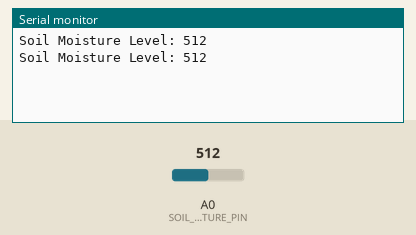
Bench run of a sketch on a simulated Arduino Uno, built with avr-gcc and run on an emulated ATmega328P. Parts: the last lines printed to the serial monitor. The test bench sets the inputs (shaded band); at power-on: A0 (SOIL_MOISTURE_PIN) = 512.

Above: at 1.8 s.
1.9 s: A0 (SOIL_MOISTURE_PIN) set to 716
At 2.3 s:
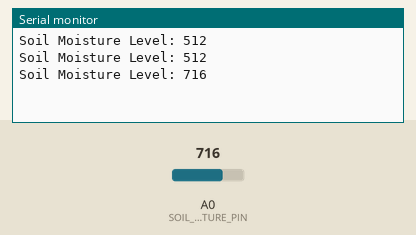
3.4 s: A0 (SOIL_MOISTURE_PIN) set to 900
At 4.8 s:
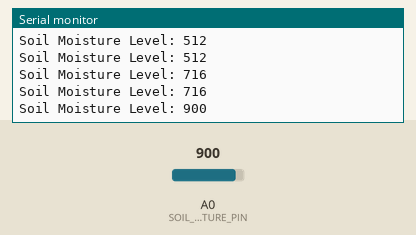
Timing chart, 0 to 6.4 s (numbered marks = the images above; inputs shaded):
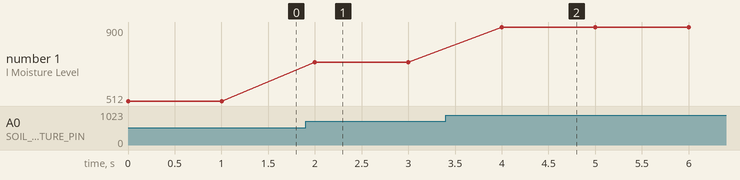

The sketch:

Soil_Moisture_detection.ino
```cpp
#define SOIL_MOISTURE_PIN A0  // Analog pin for sensor

void setup() {
  Serial.begin(9600); // Start serial communication
}

void loop() {
  int sensorValue = analogRead(SOIL_MOISTURE_PIN); // Read moisture value
  Serial.print("Soil Moisture Level: ");
  Serial.println(sensorValue); // Print value to Serial Monitor
  delay(1000); // Wait 1 second before next reading
}
```

Measured:
- after the input at 1.9 s, the serial monitor: prints a new line after 0.10 s (image 1)
- after the input at 3.4 s, the serial monitor: prints a new line after 0.60 s (image 2)
- plotted number 1: 512 → 716 after the input at 1.9 s, 716 → 900 after the input at 3.4 s
